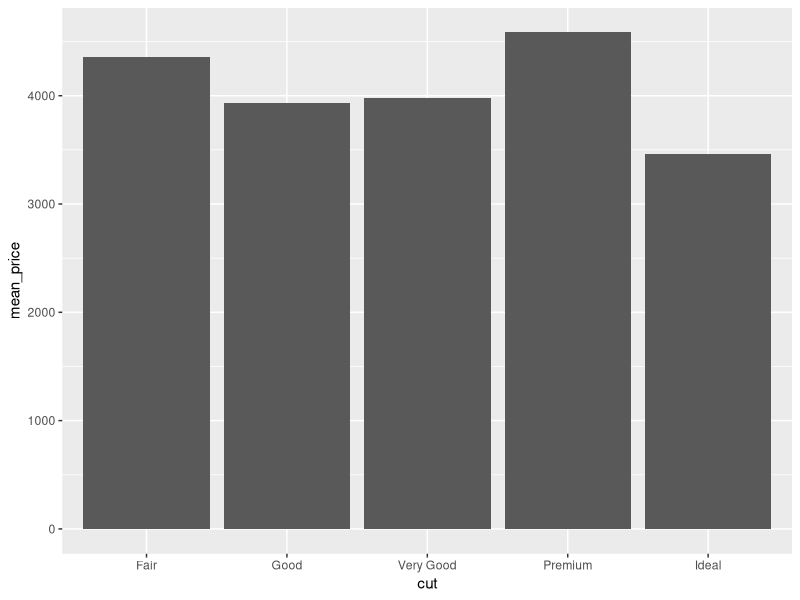

Here is the R script that generated this plot:
library(tidyverse)
#Aggregieren
tabelle1<-diamonds%>%
  group_by(cut)%>%
  summarise(n=n(),mean_price=mean(price))
#Erstellen eines Balkendiagrams
p1<-tabelle1%>%
  ggplot(.,aes(x=cut,y=mean_price))+
  geom_bar(stat = "identity")

